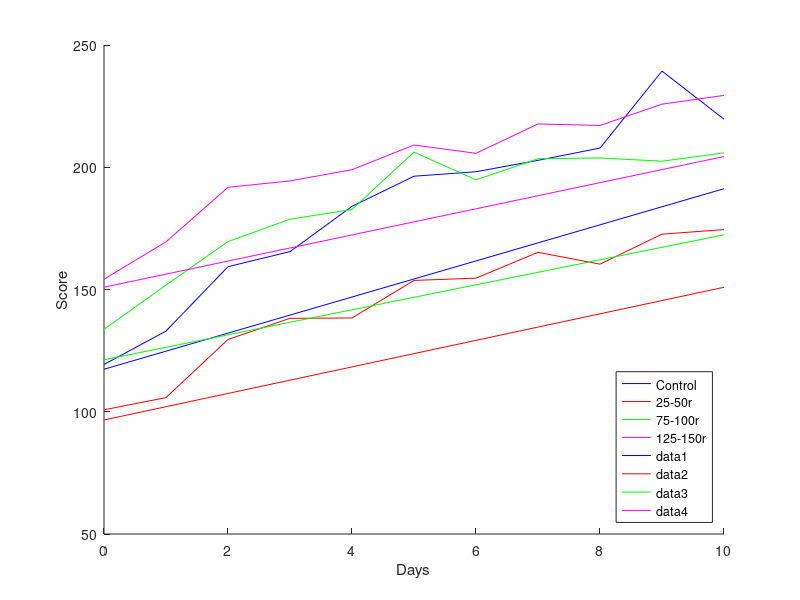
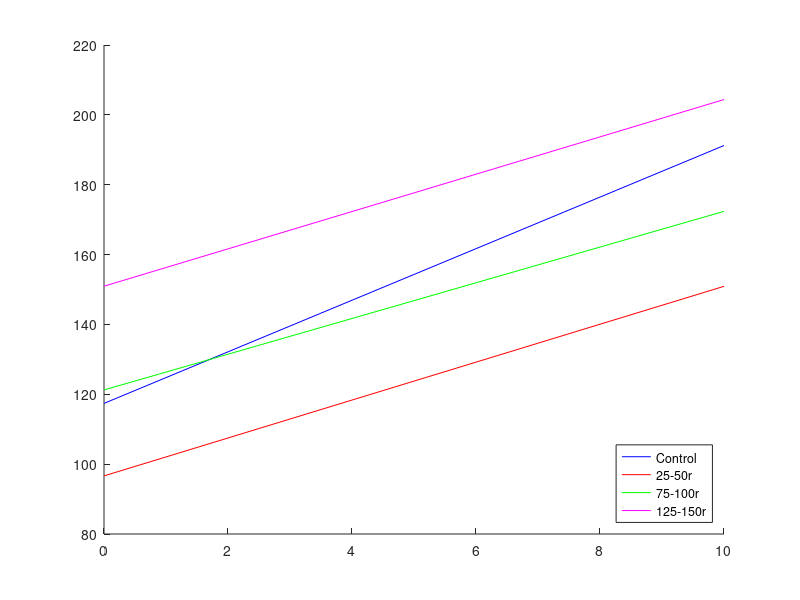

MATLAB code for these plots, in order:
% exercise 7
close all; clear
X1 = [191 223 242 248 266 274 272 279 286 287 286;
  64  72  81  66  92 114 126 123 134 148 140;
  206 172 214 239 265 265 262 274 258 288 289;
  155 171 191 203 219 237 237 220 252 260 245;
  85 138 204 213 224 247 246 259 255 374 284;
  15  22  24  24  38  41  46  62  62  79  74];

X2 = [53  53 102 104 105 125 122 150  93 127 132;
  33  45  50  54  44  47  45  61  50  60  52;
  16  47  45  34  37  61  51  28  43  40  45;
  121 167 188 209 224 229 230 269 264 249 268;
  179 193 206 210 221 234 224 255 246 225 229;
  114  91 154 152 155 174 196 207 208 229 173;
  92 115 133 136 148 159 146 180 148 168 169;
  84  32  97  86  47  87 103 124 110 162 187;
  30  38  37  40  48  61  64  65  83  91  90;
  51  66 131 148 181 172 195 170 158 203 215;
  188 210 221 251 256 268 260 281 286 290 296;
  137 167 172 212 168 213 190 196 211 213 224;
  108  23  18  30  29  40  57  37  47  56  55;
  205 234 260 269 274 282 282 290 298 304 308];

X3 = [181 206 199 237 219 237 232 251 247 254 250;
  178 208 222 237 255 253 254 276 254 267 275;
  190 224 224 261 249 291 293 294 295 299 305;
  127 119 149 196 203 211 207 241 220 188 219;
  94 144 169 164 182 189 188 164 181 142 152;
  148 170 202 181 184 186 207 184 195 168 163;
  99  93 122 145 130 167 153 165 144 156 167;
  207 237 243 281 273 281 279 294 307 305 305;
  188 208 235 249 265 271 263 272 285 283 290;
  140 187 199 205 231 227 228 246 245 263 262;
  109  95 102  96 135 335 111 146 131 162 171;
  69  46  67  28  43  55  55  77  73  76  76;
  69  95 137  99  95 108 129 134 133 131  91;
  51  59  76 101  72  72 107  91 128 120 133;
  156 186 198 201 205 210 217 217 219 223 229];

X4 = [201 202 229 232 224 237 217 268 244 275 246;
  113 126 159 157 137 160 162 171 167 165 185;
  86  54  75  75  71 130 157 142 173 174 156;
  115 158 168 175 188 164 184 195 194 206 212;
  183 175 217 235 241 251 229 241 233 233 275;
  131 147 183 181 206 215 197 207 226 244 240;
  71 105 107  92 101 103  78  87  57  70  71;
  172 213 263 260 276 273 267 286 283 290 298;
  224 258 248 257 257 267 260 279 299 289 300;
  246 257 269 280 289 291 306 301 295 312 311];

disp('(a)');
% without any structure for the mean, can an intraclass corealtio model be
% assumed between the ten days? Test at level 5%

% plot all data points
data = {X1, X2, X3, X4};
hold on
colors = {'b', 'r', 'g', 'm'};
for i = 1:4
  plot(0:size(X1,2)-1,mean(data{i},1), colors{i});
end
legend('Control','25-50r', '75-100r', '125-150r', 'Location','southeast')
xlabel Days
ylabel Score


% set up a test for an intraclass matrix
X = cat(1, data{1});
p = size(X1,2)
S = cell(4,1);
Sp = zeros(p);
for i = 1:4
  S{i} = cov(data{i});
  Sp = Sp +  (size(data{i},1)-1)*S{i};
end
n = size(X,1);
Sp = Sp/(n-4);

% fix correct coeff correctly later
% sigmahat = sqrt(trace(Sp)/(p*(n-1)*n))
% rhohat = (sum(Sp(:) - trace(Sp)))/((p-1)*n*trace(Sp))
Ssum = sum(Sp(:));
logLAMBDA = log(det(Sp)) - log(Ssum/p) ...
 - (p-1)*log((p*trace(Sp) - Ssum)/(p*(p-1)))

u = n  - 1 - p*(p+1)^2*(2*p-3)/(6*(p-1)*(p^2+p-4));
Q = -u*logLAMBDA

g  = 0.5*p*(p+1) -2;

c = chi2inv(0.95, g)

if (Q < c)
  disp('There is an intraclass matrix')
else
  disp('There is not an intraclass matrix')
end

disp('(b)')
logLAMBDA = (n/2)*log(det(Sp)) - (n/2)*sum(log(diag(Sp)));

% use the corection suggested in exercise 8.9 form book
u = 2*(1 - (2*p + 11)/(6*n));

Q = - u * logLAMBDA
c = chi2inv(0.05, p*(p-1)/2)

% reject H0: that Sij = 0 if Q is small
if (Q < c)
  disp('The times steps are not independent')
else
  disp('The times steps are not independent')
end

disp('(c)')

t = 0:10;
B = [ ones(p,1),  t'];
X = cat(1, data{:});

% use the MLE instead from book
BETA = zeros(2, 4);
for i = 1:4
  BETA(:,i) = inv(B'*inv(Sp)*B)*B'*inv(Sp)'*mean(data{i},1)';
  %plot(t, BETA(1,i) + BETA(2,i)*t, colors{i})
end
BETA
 
 
%as done in lectures
A = B;
[n p] = size(X)
C = zeros(4,n);
niprev = 1;
ni = 0;
for i = 1:4
  ni = ni + size(data{i},1);
  C(i,niprev:ni) = ones(1, size(data{i},1));
  niprev = ni+1;
end
Pc = C'*inv(C*C')*C;
V = X' * (eye(n) - Pc) * X;
BETA = inv(A' *inv(V)*A) * A'*inv(V)*X'*C'*inv(C*C')
for i = 1:4
  plot(t, BETA(1,i) + BETA(2,i)*t, colors{i})
end
fig2 = figure(2);
hold on
for i = 1:4
  plot(t, BETA(1,i) + BETA(2,i)*t, colors{i})
end
legend('Control','25-50r', '75-100r', '125-150r', 'Location','southeast')

BETA(:,1) - BETA(:, 2:4)
%{ 
By observing BETA(:,1) - BETA(:, 2:4)
, we might want to suggest that there infact a difference between the
the tratment groups and the control group. Except for the second treatment
group that hada radiation of 25-50r, which has similar parameters and can
be observed in the plots as well.
%}